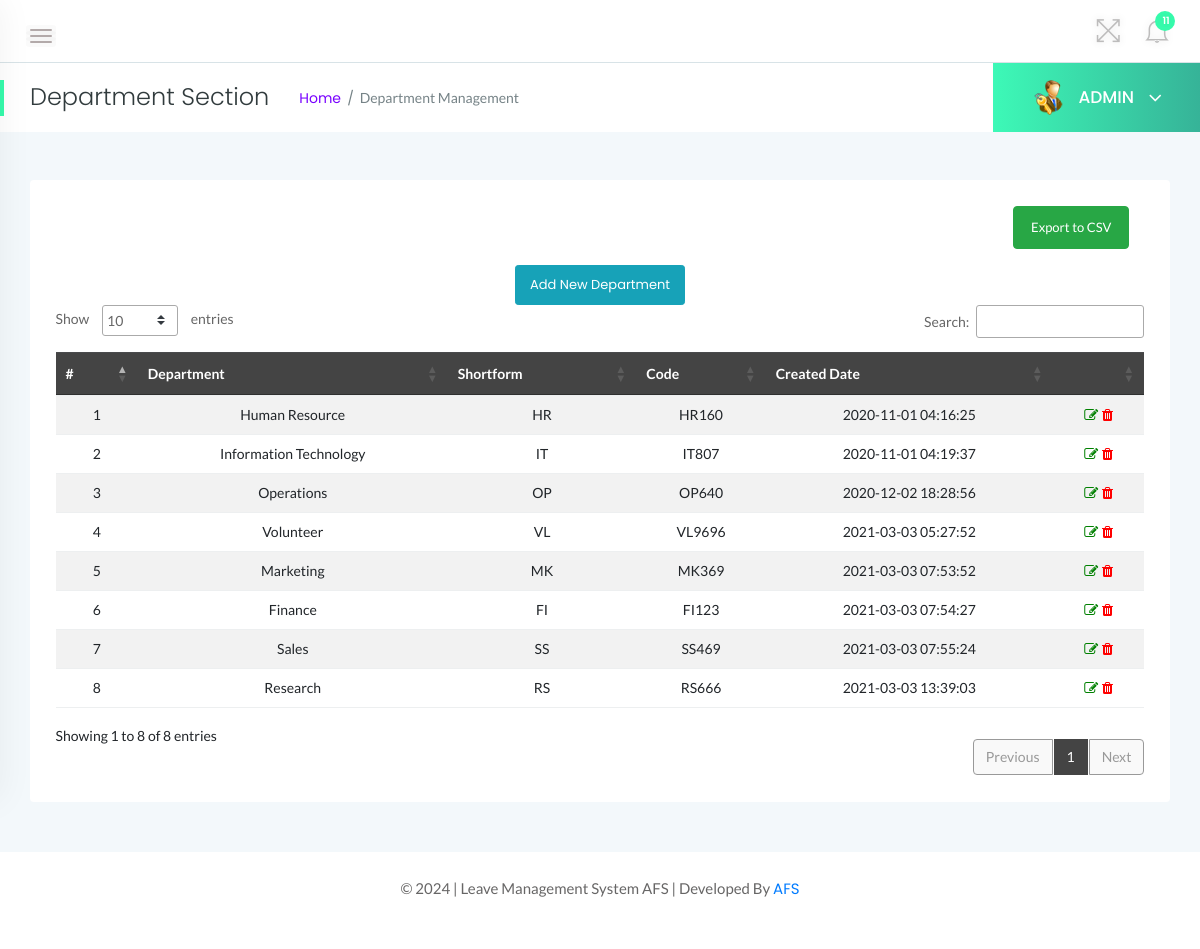
The page /admin/department.php (signed in) on the database its author committed.
### tables this page shows
CREATE TABLE `tbldepartments` (
  `id` int(11) NOT NULL AUTO_INCREMENT,
  `DepartmentName` varchar(150) DEFAULT NULL,
  `DepartmentShortName` varchar(100) NOT NULL,
  `DepartmentCode` varchar(50) DEFAULT NULL,
  `CreationDate` timestamp NULL DEFAULT current_timestamp(),
  PRIMARY KEY (`id`)
);

### admin/department.php (the view, shortened to what this page needs)
<?php
    if(strlen($_SESSION['alogin'])==0){
    header('location:index.php');
    } else {
?>
<!doctype html>
<html class="no-js" lang="en">
<head>
    <link rel="stylesheet" href="../assets/css/bootstrap.min.css">
    <link rel="stylesheet" href="../assets/css/font-awesome.min.css">
    <link rel="stylesheet" href="../assets/css/themify-icons.css">
    <link rel="stylesheet" href="../assets/css/metisMenu.css">
    <link rel="stylesheet" href="../assets/css/owl.carousel.min.css">
    <link rel="stylesheet" href="../assets/css/slicknav.min.css">
    <link rel="stylesheet" href="https://www.amcharts.com/lib/3/plugins/export/export.css" type="text/css" media="all" />
    <link rel="stylesheet" type="text/css" href="https://cdn.datatables.net/1.10.19/css/jquery.dataTables.css">
    <link rel="stylesheet" type="text/css" href="https://cdn.datatables.net/1.10.18/css/dataTables.bootstrap4.min.css">
    <link rel="stylesheet" type="text/css" href="https://cdn.datatables.net/responsive/2.2.3/css/responsive.bootstrap.min.css">
    <link rel="stylesheet" type="text/css" href="https://cdn.datatables.net/responsive/2.2.3/css/responsive.jqueryui.min.css">
    <link rel="stylesheet" href="../assets/css/typography.css">
    <link rel="stylesheet" href="../assets/css/default-css.css">
    <link rel="stylesheet" href="../assets/css/styles.css">
    <link rel="stylesheet" href="../assets/css/responsive.css">
</head>
<body>
    <div class="page-container">
        <div class="main-content">
            <div class="header-area">
                <div class="row align-items-center">
                    <div class="col-md-6 col-sm-8 clearfix">
                        <div class="nav-btn pull-left">
                            <span></span>
                            <span></span>
                            <span></span>
                        </div>
                    </div>
                    <div class="col-md-6 col-sm-4 clearfix">
                        <ul class="notification-area pull-right">
                            <li id="full-view"><i class="ti-fullscreen"></i></li>
                            <?php include '../includes/admin-notification.php'?>
                        </ul>
                    </div>
                </div>
            </div>
            <div class="page-title-area">
                <div class="row align-items-center">
                    <div class="col-sm-6">
                        <div class="breadcrumbs-area clearfix">
                            <h4 class="page-title pull-left">Department Section</h4>
                            <ul class="breadcrumbs pull-left">
                                <li><a href="dashboard.php">Home</a></li>
                                <li><span>Department Management</span></li>
                            </ul>
                        </div>
                    </div>
                    <div class="col-sm-6 clearfix">
                        <div class="user-profile pull-right">
                            <img class="avatar user-thumb" src="../assets/images/admin.png" alt="avatar">
                            <h4 class="user-name dropdown-toggle" data-toggle="dropdown">ADMIN <i class="fa fa-angle-down"></i></h4>
                        </div>
                    </div>
                </div>
            </div>
            <div class="main-content-inner">
                <div class="row">
                    <div class="col-12 mt-5">
                        <div class="card">
                            <div class="card-body">
<div class="col-md-12 mb-3 text-right">
    <form action="export_department_csv.php" method="post">
        <button type="submit" name="export_csv" class="btn btn-success">Export to CSV</button>
    </form>
</div>
                                <div class="data-tables datatable-dark">
                                <center><a href="add-department.php" class="btn btn-sm btn-info">Add New Department</a></center>
                                    <table id="dataTable3" class="table table-hover table-striped text-center">
                                        <thead class="text-capitalize">
                                            <tr>
                                                <th>#</th>
                                                <th>Department</th>
                                                <th>Shortform</th>
                                                <th>Code</th>
                                                <th>Created Date</th>
                                                <th></th>
                                            </tr>
                                        </thead>
                                        <tbody>
                                    <?php $sql = "SELECT * from tbldepartments";
                                    $query = $dbh -> prepare($sql);
                                    $query->execute();
                                    $results=$query->fetchAll(PDO::FETCH_OBJ);
                                    $cnt=1;
                                    if($query->rowCount() > 0)
                                    {
                                    foreach($results as $result)
                                    {               ?>
                                        <tr>
                                            <td> <?php echo htmlentities($cnt);?></td>
                                            <td><?php echo htmlentities($result->DepartmentName);?></td>
                                            <td><?php echo htmlentities($result->DepartmentShortName);?></td>
                                            <td><?php echo htmlentities($result->DepartmentCode);?></td>
                                            <td><?php echo htmlentities($result->CreationDate);?></td>
                                            <td><a href="edit-department.php?deptid=<?php echo htmlentities($result->id);?>"><i class="fa fa-edit" style="color:green"></i></a><a href="department.php?del=<?php echo htmlentities($result->id);?>" onclick="return confirm('Do you want to delete');"> <i class="fa fa-trash" style="color:red"></i></a></td>
                                        </tr>
                                         <?php $cnt++;} }?>
                                    </tbody>
                                    </table>
                                </div>
                            </div>
                        </div>
                    </div>
                </div>
                </div>
            </div>
            <?php include '../includes/footer.php' ?>
        </div>
</body>
</html>
<?php } ?>

### assets/css/default-css.css (style rules this page uses)
* { margin: 0; padding: 0; box-sizing: border-box; }
*, *:before, *:after { -moz-box-sizing: border-box; -webkit-box-sizing: border-box; box-sizing: border-box; }
html { -webkit-font-smoothing: antialiased; }
body { background: #fff; font-weight: normal; -webkit-font-smoothing: antialiased; -webkit-text-size-adjust: 100%; }
img { max-width: 100%; height: auto; }
:root { --primary-color: #36fbac; }

### assets/css/styles.css (style rules this page uses)
.page-container { width: 100%; height: 100%; min-height: 100vh; padding-left: 280px; -webkit-transition: padding-left 0.3s ease 0s; transition: padding-left 0.3s ease 0s; }
.sbar_collapsed.page-container { padding-left: 0; }
.card { border: none; border-radius: 4px; background-color: #fff; -webkit-transition: all 0.3s ease 0s; transition: all 0.3s ease 0s; }
.card-body { padding: 25.6px; padding: 1.6rem; }
.main-content { width: 100%; background: #f3f8fb; }
.main-content-inner { padding: 0 30px 50px; }
.header-area { padding: 15px 30px; background: #fff; border-bottom: 1px solid #d8e3e7; }
.nav-btn { margin: 10px 30px 0 0; cursor: pointer; }
.nav-btn span { display: block; width: 22px; height: 2px; background: #b3aaaa; margin: 4px 0; border-radius: 15px; -webkit-transition: all 0.3s ease 0s; transition: all 0.3s ease 0s; box-shadow: 0 0 0 4px rgba(99, 96, 96, 0.03); }
.nav-btn span:nth-child(2) { opacity: 0; }
.nav-btn span:first-child { -webkit-transform: rotate(45deg) translate(5px, 5px); transform: rotate(45deg) translate(5px, 5px); }
.nav-btn span:last-child { -webkit-transform: rotate(-45deg) translate(3px, -3px); transform: rotate(-45deg) translate(3px, -3px); }
.sbar_collapsed .nav-btn span { transform: none; opacity: 1; }
.notification-area { -webkit-user-select: none; -moz-user-select: none; -ms-user-select: none; user-select: none; position: relative; z-index: 1; }
.notification-area li { display: inline-block; margin-left: 20px; cursor: pointer; -webkit-user-select: none; -moz-user-select: none; -ms-user-select: none; user-select: none; }
.notification-area li > i { font-size: 26px; color: #bdbcbc; vertical-align: middle; text-shadow: 0 0 8px rgba(0, 0, 0, 0.12); -webkit-transition: color 0.3s ease 0s; transition: color 0.3s ease 0s; }
.notification-area li#full-view { display: inline-block; }
.page-title-area { padding: 0 30px; background: #fff; position: relative; }
.page-title-area:before { content: ""; position: absolute; left: 0; top: 50%; width: 4px; height: 36px; background: var(--primary-color); -webkit-transform: translateY(-50%); transform: translateY(-50%); }
.page-title { font-size: 24px; font-weight: 300; color: #313b3d; letter-spacing: 0; margin-right: 30px; }
ul.breadcrumbs { margin-top: 4px; }
.breadcrumbs li { display: inline-block; }
.breadcrumbs li a, .breadcrumbs li span { display: block; font-size: 14px; font-weight: 400; color: #7801ff; letter-spacing: 0; margin-right: 16px; position: relative; }
.breadcrumbs li a:before { content: "/"; color: #768387; position: absolute; right: -13px; top: 0; }
.breadcrumbs li span { margin-right: 0; color: #768387; text-transform: capitalize; }
.user-profile { margin-right: -30px; display: -webkit-box; display: -ms-flexbox; display: flex; -webkit-box-align: center; -ms-flex-align: center; align-items: center; -ms-flex-wrap: wrap; flex-wrap: wrap; background: -webkit-linear-gradient(left, #3df9b7 0%, #36b398 100%); background: linear-gradient(to right, #3df9b7 0%, #36b398 100%); padding: 17px 38px; position: relative; }
.user-profile img.avatar { height: 35px; width: 35px; border-radius: 50%; margin-right: 12px; }
.user-name { font-size: 17px; font-weight: 500; color: #fff; letter-spacing: 0; cursor: pointer; -webkit-user-select: none; -moz-user-select: none; -ms-user-select: none; user-select: none; }
.user-name i { margin-left: 10px; font-size: 21px; vertical-align: middle; position: relative; }
.notification-area .dropdown-toggle, .user-name.dropdown-toggle { position: relative; }
.notification-area .dropdown-toggle:after, .user-name.dropdown-toggle:after { display: none; }
.btn { padding: 11px 17px; font-size: 13px; letter-spacing: 0; }
.btn-sm { padding: 9px 14px; }
table tr th { border-bottom: none; }
table tr th, table tr td { border-top: 1px solid rgba(120, 130, 140, 0.13) !important; }
table.dataTable.no-footer { border-bottom: 1px solid rgba(120, 130, 140, 0.13) !important; }
table.dataTable thead th, table.dataTable thead td { border-bottom-color: transparent; }
.datatable-dark thead { background: #444; color: #fff; }

### rows shown on the page
tbldepartments: DepartmentName "Human Resource", DepartmentShortName "HR", DepartmentCode "HR160", CreationDate "2020-11-01 04:16:25"
tbldepartments: DepartmentName "Information Technology", DepartmentShortName "IT", DepartmentCode "IT807", CreationDate "2020-11-01 04:19:37"
tbldepartments: DepartmentName "Operations", DepartmentShortName "OP", DepartmentCode "OP640", CreationDate "2020-12-02 18:28:56"
tbldepartments: DepartmentName "Volunteer", DepartmentShortName "VL", DepartmentCode "VL9696", CreationDate "2021-03-03 05:27:52"
tbldepartments: DepartmentName "Marketing", DepartmentShortName "MK", DepartmentCode "MK369", CreationDate "2021-03-03 07:53:52"
tbldepartments: DepartmentName "Finance", DepartmentShortName "FI", DepartmentCode "FI123", CreationDate "2021-03-03 07:54:27"
tbldepartments: DepartmentName "Sales", DepartmentShortName "SS", DepartmentCode "SS469", CreationDate "2021-03-03 07:55:24"
tbldepartments: DepartmentName "Research", DepartmentShortName "RS", DepartmentCode "RS666", CreationDate "2021-03-03 13:39:03"

### other values the page prints
$unreadcount "11"
